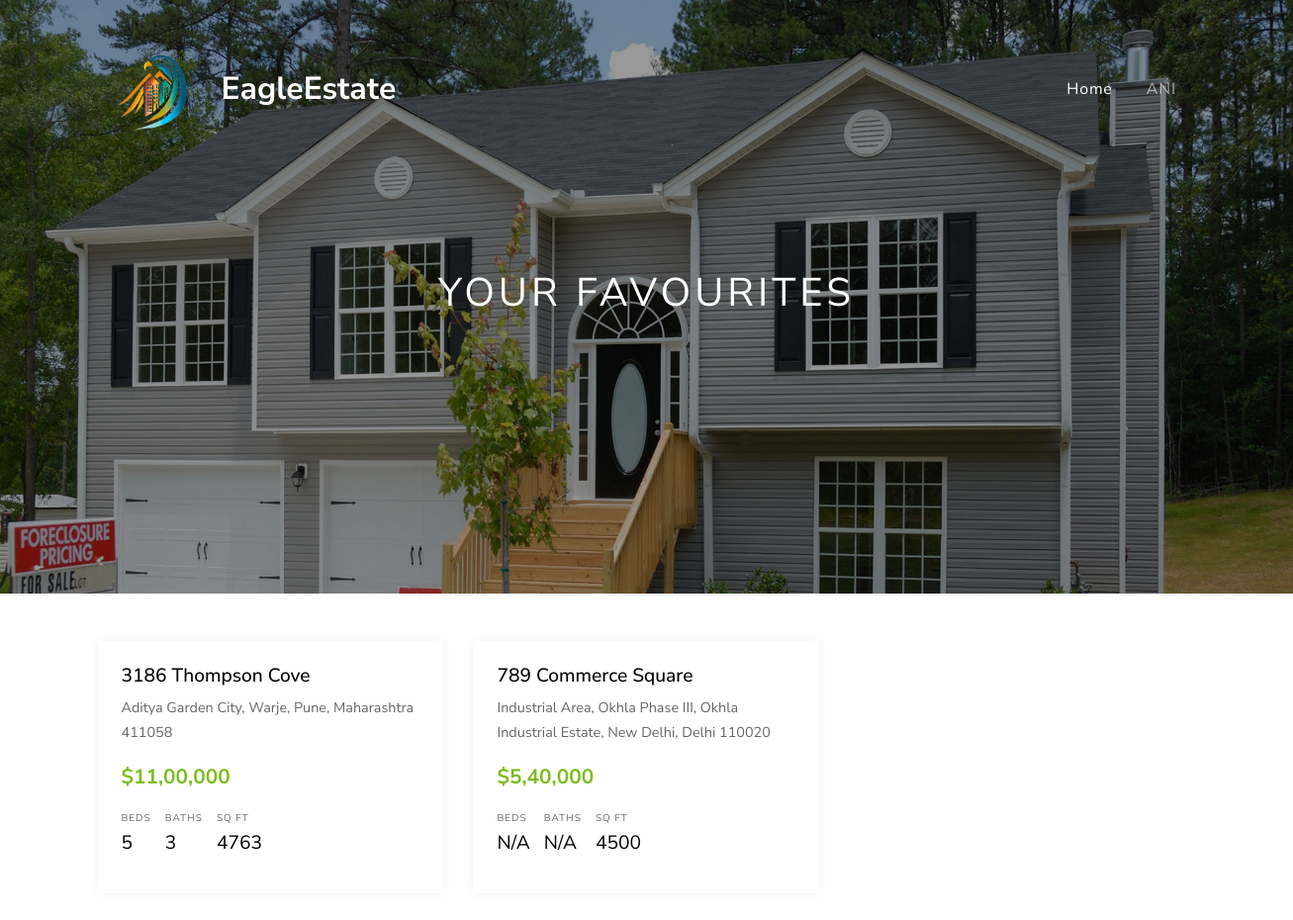
Page /user/favourites.php (signed in) on the committed database.
### tables this page shows
CREATE TABLE `props` (
  `id` int(10) NOT NULL,
  `name` varchar(200) NOT NULL,
  `location` varchar(200) NOT NULL,
  `image` varchar(200) NOT NULL,
  `price` varchar(200) NOT NULL,
  `beds` varchar(200) NOT NULL,
  `baths` varchar(200) NOT NULL,
  `sq_ft` varchar(30) NOT NULL,
  `home_type` varchar(200) NOT NULL,
  `year_built` varchar(200) NOT NULL,
  `type` varchar(200) NOT NULL,
  `price_sqft` int(30) NOT NULL,
  `description` text NOT NULL,
  `admin_name` varchar(200) NOT NULL,
  `created_at` timestamp NOT NULL DEFAULT current_timestamp()
);

### user/favourites.php (the view, shortened to what this page needs)
<?php require "../includes/header.php"; ?>
<?php require "../config/config.php"; ?>
<?php
    $favs = $conn->query("SELECT props.id AS id, props.name AS name, props.location AS location, props.image AS image, props.price AS price,
    props.beds AS beds, props.baths AS baths, props.sq_ft AS sq_ft, props.type AS type FROM props JOIN favs ON props.id = favs.prop_id
    WHERE favs.user_id = '$_SESSION[user_id]'");
    $favs->execute();
    $props = $favs->fetchAll(PDO::FETCH_OBJ);
?>
<div class="site-wrap">
    <div class="site-blocks-cover inner-page-cover overlay" style="background-image: url(<?php echo APPURL; ?>/images/hero_bg_2.jpg);" data-aos="fade" data-stellar-background-ratio="0.5">
    <div class="container">
        <div class="row align-items-center justify-content-center text-center">
        <div class="col-md-10">
            <h1 class="mb-2">Your Favourites</h1>
        </div>
        </div>
    </div>
    </div>
    <div class="container">
        <div class="row mb-5">
         <?php if(count($props) > 0) : ?>
            <?php foreach($props as $prop) : ?>
            <div class="col-md-6 col-lg-4 mb-4  mt-5">
                <div class="property-entry h-100">
                <div class="p-4 property-body">
                    <h2 class="property-title"><a href="property-details.php?id=<?php echo $prop->id; ?>"><?php echo $prop->name; ?></a></h2>
                    <span class="property-location d-block mb-3"><span class="property-icon icon-room"></span> <?php echo $prop->location; ?></span>
                    <strong class="property-price text-primary mb-3 d-block text-success">$<?php echo $prop->price; ?></strong>
                    <ul class="property-specs-wrap mb-3 mb-lg-0">
                    <li>
                        <span class="property-specs">Beds</span>
                        <span class="property-specs-number"><?php echo $prop->beds; ?></span>
                    </li>
                    <li>
                        <span class="property-specs">Baths</span>
                        <span class="property-specs-number"><?php echo $prop->baths; ?></span>
                    </li>
                    <li>
                        <span class="property-specs">SQ FT</span>
                        <span class="property-specs-number"><?php echo $prop->sq_ft; ?></span>
                    </li>
                    </ul>
                </div>
                </div>
            </div>
            <?php endforeach; ?>
         <?php else : ?>
            <div class="alert alert-success  bg-success text-white">You Did Not Add Any Properties to Favourites</div>
        <?php endif; ?>
        </div>
      </div>
</div>
<?php require "../includes/footer.php"; ?>

### css/style.css (style rules this page uses)
body { line-height: 1.7; color: rgba(0, 0, 0, 0.6); font-weight: 400; font-size: 1rem; font-family: "Roboto Mono", SFMono-Regular, Menlo, Monaco, Consolas, "Liberation Mono", "Courier New", monospace; font-family: "Nunito Sans", -apple-system, BlinkMacSystemFont, "Segoe UI", Roboto, "Helvetica Neue", Arial, sans-serif, "Apple Color Emoji", "Segoe UI Emoji", "Segoe UI Symbol", "Noto Color Emoji"; }
a { -webkit-transition: .3s all ease; -o-transition: .3s all ease; transition: .3s all ease; }
.site-wrap { position: relative; }
.site-wrap:before { -webkit-transition: .3s all ease-in-out; -o-transition: .3s all ease-in-out; transition: .3s all ease-in-out; background: rgba(0, 0, 0, 0.6); content: ""; position: absolute; z-index: 2000; top: 0; left: 0; right: 0; bottom: 0; opacity: 0; visibility: hidden; }
.site-blocks-cover { background-size: cover; background-repeat: no-repeat; background-position: top; }
.site-blocks-cover.overlay { position: relative; }
.site-blocks-cover.overlay:before { position: absolute; content: ""; left: 0; bottom: 0; right: 0; top: 0; background: rgba(0, 0, 0, 0.4); }
.site-blocks-cover, .site-blocks-cover .row { min-height: 600px; height: calc(100vh); }
.site-blocks-cover.inner-page-cover, .site-blocks-cover.inner-page-cover .row { min-height: 600px; height: calc(30vh); }
.site-blocks-cover h1 { font-weight: 900; color: #fff; font-weight: normal; letter-spacing: .1em; text-transform: uppercase; }
.property-entry { -webkit-box-shadow: 0 0 10px -2px rgba(0, 0, 0, 0.1); box-shadow: 0 0 10px -2px rgba(0, 0, 0, 0.1); background: #fff; }
.property-entry .property-body { position: relative; }
.property-entry .property-title { font-size: 1.2rem; }
.property-entry .property-title a { color: #000; }
.property-entry .property-location { font-size: .9rem; }
.property-entry .property-specs-number { font-size: 1.2rem; color: #000; }
.property-entry .property-specs-wrap { list-style: none; padding: 0; margin: 0; }
.property-entry .property-specs-wrap li { display: inline-block; margin-right: 10px; margin-bottom: 10px; }
.property-entry .property-specs { display: block; text-transform: uppercase; font-size: 10px; letter-spacing: .1em; }
.property-entry .property-price { font-size: 1.3rem; }
.property-specs-wrap { list-style: none; padding: 0; margin: 0; }
.property-specs-wrap li { display: inline-block; margin-right: 10px; margin-bottom: 10px; }
.property-specs { display: block; text-transform: uppercase; font-size: 10px; letter-spacing: .1em; }
.property-price { font-size: 1.3rem; }
.property-body { padding: 40px; }

### rows in the picture
props: name "3186 Thompson Cove", location "Aditya Garden City, Warje, Pune, Maharashtra 411058", price "11,00,000", beds "5", baths "3", sq_ft "4763"
props: name "789 Commerce Square", location "Industrial Area, Okhla Phase III, Okhla Industrial Estate, New Delhi, Delhi 110020", price "5,40,000", beds "N/A", baths "N/A", sq_ft "4500"

### other values in the picture
$_SESSION['username'] "ANI"
